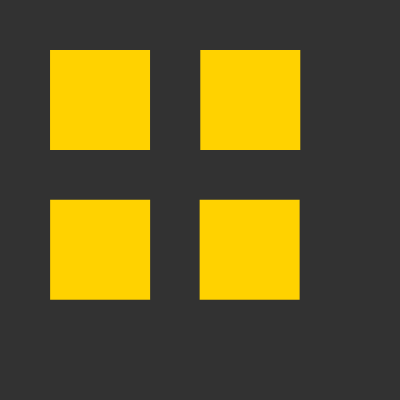
Frame 1 (no input)
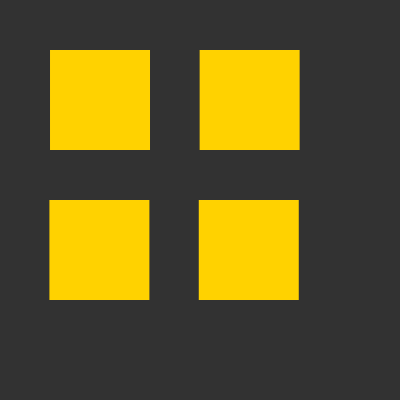
Frame 60 (no input)
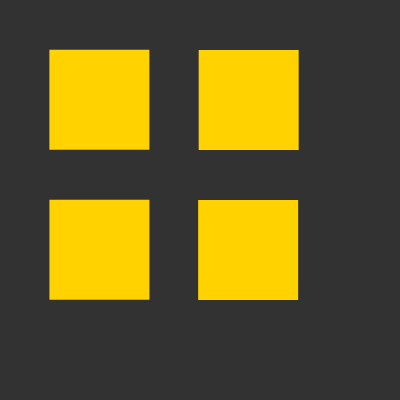
Frame 120 (the mouse pressed at the canvas centre since frame 60)

The p5.js sketch that drew these frames (run headless with seeded random() and noise() and a simulated clock; from frame 60 on, the mouse is pressed at the canvas centre):

// p5.js sketch
// ── sketch.js
let square_width = 100;
let pitch = 50;

function setup() {
  createCanvas(400, 400);
  frameRate(24);
  noStroke();
}

function draw() {
  background(50);
  fill(255, 210, 0, 255);
  // warm yellow
  for (
    let square_x = 50;
    square_x < width - square_width;
    square_x += square_width + pitch
  ) {
   
    for (let square_y = 50; square_y < height - square_width; square_y += square_width + pitch) {
      let flutter = random(-1,0.45);
      square_x = square_x + flutter;
  flutter = random(-0.15, 0.15);
      square_y = square_y + flutter;
      draw_squares(square_x, square_y, square_width);
    }
  }
}

function draw_squares(rleft, rtop, square_width) {
  rect(rleft, rtop, square_width, square_width);
}

//translate(width / 2, height / 2);
//for (let i = 0; i < 9; i++)

// for (var x = 5; x < width; x += 50) {
//     //nested loop to scan columns
//     for (var y = 5; y < height; y += 45) {
//       randomFill();
//       rect(x, y, 45, 40);
//     }
//   }
